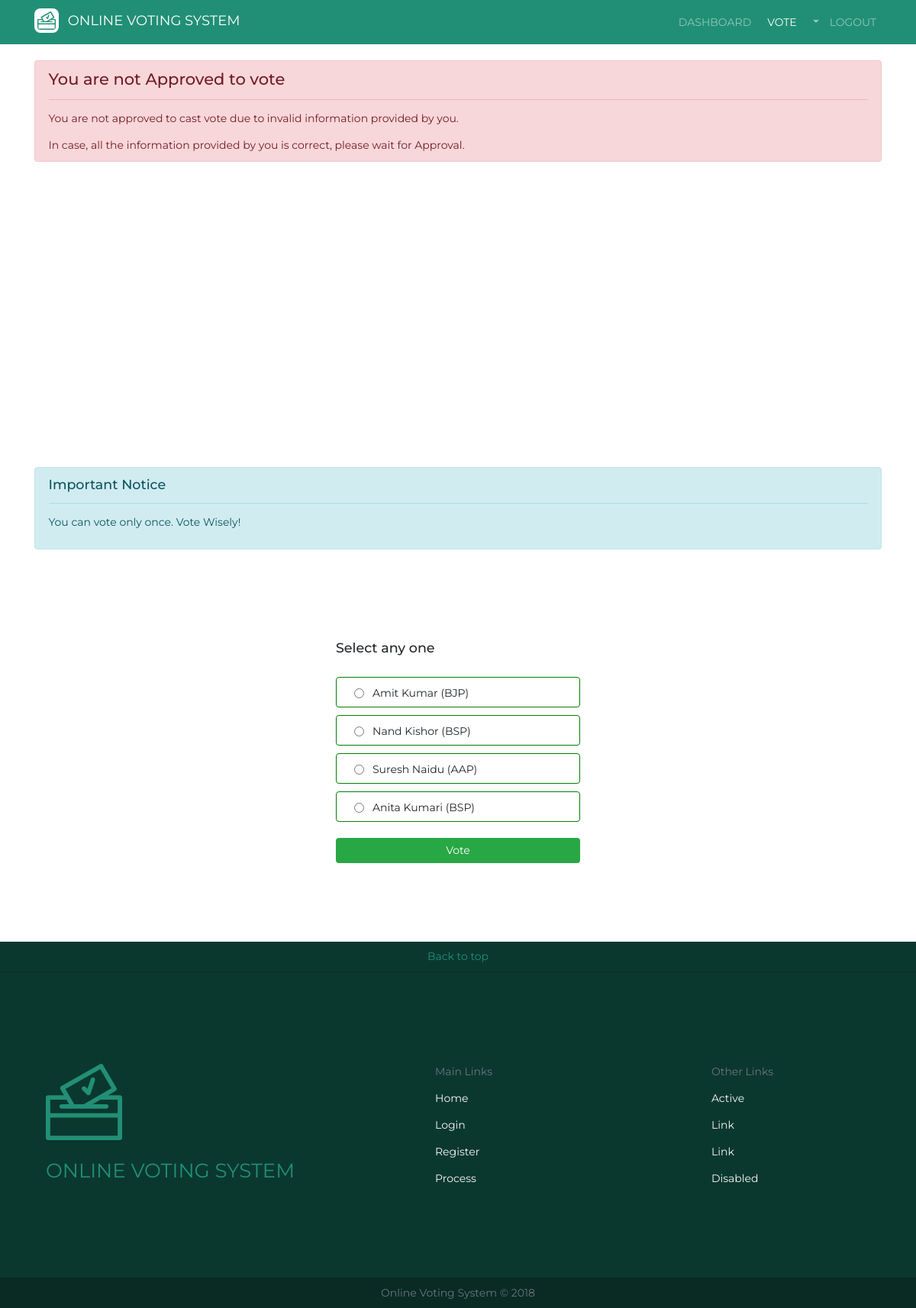
The app's page /vote.php?id=10 with its own data.
### tables this page shows
CREATE TABLE `participated` (
  `pid` int(11) NOT NULL,
  `electionID` int(11) NOT NULL,
  `canID` int(11) NOT NULL,
  `votes` int(11) NOT NULL
);

CREATE TABLE `candidate` (
  `canID` int(11) NOT NULL,
  `canName` varchar(30) NOT NULL,
  `canGender` varchar(10) NOT NULL,
  `canDob` date NOT NULL,
  `canPhone` varchar(11) NOT NULL,
  `canCity` varchar(20) NOT NULL,
  `canAddress` varchar(100) NOT NULL,
  `canParty` varchar(20) NOT NULL
);

### vote.php (the view, shortened to what this page needs)
<?php
  require('header.php');
  require('connect.php');
  $voterNo = $_SESSION["voter"];
  $res1 = mysqli_query($con, "SELECT voterIsApproved FROM voter WHERE voterNo = '$voterNo'");
  $fetchedData = mysqli_fetch_assoc($res1);
  $res3 = '';
  $electionID = '';
  if(isset($_GET['id'])) {
    $electionID = $_GET['id'];
    $res3 = mysqli_query($con, "SELECT * FROM participated WHERE electionID='$electionID'");
  }
?>
<div class="collapse navbar-collapse justify-content-end" id="collapsibleNavId">
      <ul class="navbar-nav mt-2 mt-lg-0" style="font-size: 14px;">
        <li class="nav-item mr-2">
          <a class="nav-link" href="dashboard.php">DASHBOARD</a>
        </li>
        <li class="nav-item mr-2 active">
          <a class="nav-link" href="vote.php">VOTE</a>
        </li>
        <li class="nav-item dropdown">
          <a class="nav-link dropdown-toggle" data-toggle="dropdown" href="#" role="button" aria-haspopup="true" aria-expanded="false"><?php echo strtoupper($_SESSION['voterFirstName']); ?></a>
        </li>
        <li class="nav-item">
          <a class="nav-link" href="logout.php">LOGOUT</a>
        </li>
      </ul>
    </div>
  </div>
</nav>
<?php
  if(!$fetchedData['voterIsApproved']) { ?>
    <section class="vote-danger" style="margin-bottom: 400px;">
      <div class="container">
        <div class="alert alert-danger mt-4" role="alert">
          <h4 class="alert-heading">You are not Approved to vote</h4>
          <hr>
          <p>You are not approved to cast vote due to invalid information provided by you.</p>
          <p class="mb-0">In case, all the information provided by you is correct, please wait for Approval.</p>
      </div>
      </div>
    </section>
<?php }
    $res8 = mysqli_query($con, "SELECT status FROM status WHERE sElectionID='$electionID' AND sVoterNo='$voterNo'");
    $status = mysqli_fetch_array($res8);
    $statusX = $status[0];
    if(isset($_GET['id'])) {
      if($statusX == 0) {
?>
    <section class="notice">
  <div class="container mt-4">
    <div class="alert alert-info" role="alert">
      <h5>Important Notice</h5><hr>
      <p>You can vote only once. Vote Wisely!</p>
  </div>
  </div>
</section>
<section class="vote">
  <form action="vote.php?id=<?php echo $electionID; ?>" method="post">
    <h5>Select any one</h5>
    <br>
      <?php
      while ($fetchedData = mysqli_fetch_assoc($res3)) {
        $canID = $fetchedData['canID'];
        $res4 = mysqli_query($con, "SELECT * FROM candidate WHERE canID='$canID'");
        $fetchedCandidate = mysqli_fetch_assoc($res4);
      ?>
        <div class="form-check">
          <input class="form-check-input" type="radio" name="voters" id="<?php echo $canID; ?>" value="<?php echo $canID; ?>" required>
          <label class="form-check-label ml-2" for="<?php echo $canID; ?>">
            <?php echo $fetchedCandidate['canName']." (".$fetchedCandidate['canParty'].")"; ?>
          </label>
        </div>
      <?php } ?>
    <button type="button" class="btn btn-success btn-block mt-4" data-toggle="modal" data-target="#exampleModalCenter" name="submit">Vote</button>
  </form>
</section>
     <?php }
} ?>
<?php
  require('footer.php');
?>

### css/style.css (style rules this page uses)
* { font-family: 'Montserrat', sans-serif !important; font-size: 14px; }
.vote { height: 500px; display: flex; justify-content: center; align-items: center; }
.form-check { height: 40px; border: 1px solid green; margin-bottom: 10px; width: 320px; padding: 10px 40px; border-radius: 4px; }

### records on screen
participated: canID.canName "Amit Kumar", canID.canParty "BJP"
participated: canID.canName "Nand Kishor", canID.canParty "BSP"
participated: canID.canName "Suresh Naidu", canID.canParty "AAP"
participated: canID.canName "Anita Kumari", canID.canParty "BSP"
